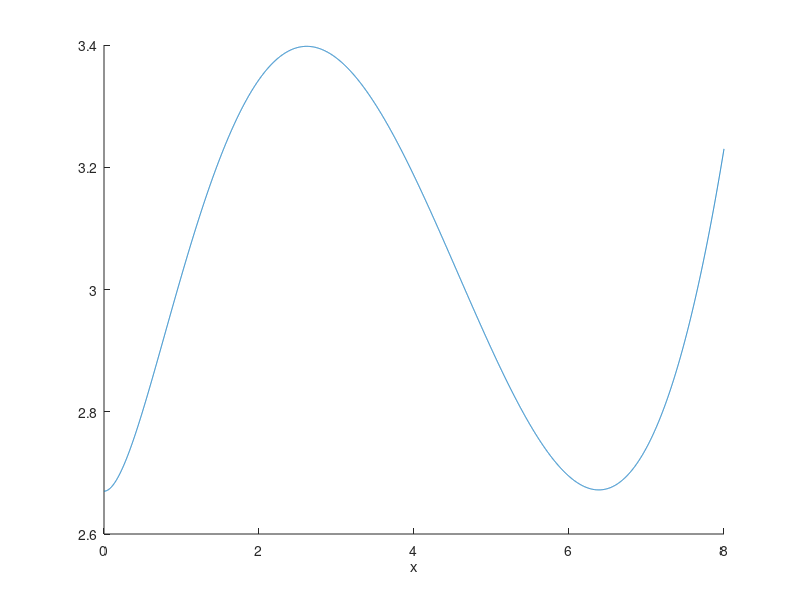

Write the MATLAB code that produced this figure.

%dX = rX(1-X/T)(1-X/K)-lambdaX.,  beta=K/T,
%%0 < lambda/r < ((1+beta)^2/4beta  -1)
clear all;
x1=0; x2=8; dx=1/2^10;
x=x1:dx:x2;
a1=1; a2=0.1; a3=2.67; a4=1/a3;   % parameter values
D=@(x) a1*x-a2*x.^2-a3*(x./(a3*a4*x+1));  %deterministic term D(x)=x(Ax^2+Bx+C), 
A=a2*a3*a4; B=(a1*a3*a4-a2); C=a3;%(a1-a3);
dD=@(x) a1-2*a2*x-a3/(a3*a4*x+1)^2;
% Equilibrium points 
%%% 0 < a3 < (a1+a2)^2/(4*a2) or 0< a3 < 3.025; and 0 < a2 < 1
Bp=(a1*a3*a4+a2)^2-(4*a2*a3);
y1=0;
y2=(B-sqrt(Bp))/(2*A); y3=(B+sqrt(Bp))/(2*A); y4= B/(2*A);
D(y2);
D(y3);
%Bp=(a1*a3*a4-a2)^2-(a2*a3*a4*(a3-a1)) % bifurcation point must be greater to 4
%%%-----------Potential function
U=@ (x)-0.5*a1*x.^2+(a2/3)*(x.^3)+(a3/(a3*a4)^2)*(((a3*a4)*x+1)-log((a3*a4)*x+1)); % potential fun
aC=(U(y1)+0.5*a1*y3^2-(a2/3)*(y3^3))/(((y3+1)-log((y3+1))));  % U(y1)=U(y3) crtical value

M=round((x2-x1)/dx);
X=zeros(1,M+1);
for i=1:M+1
 X(i)=U(x(i));
end

plot(x,X,'-')

%ylabel('dx/dt')
%ylabel('U(x)')
xlabel('x')
hold on
box off
grid off